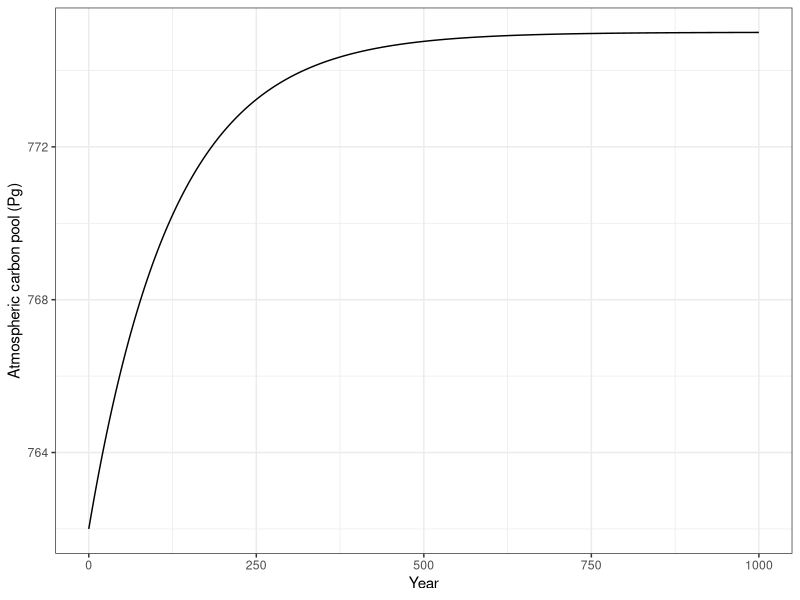
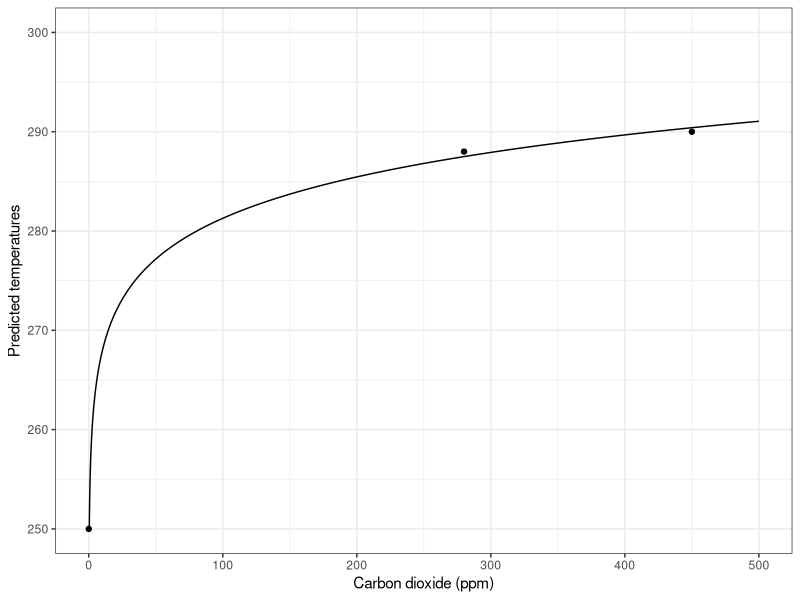
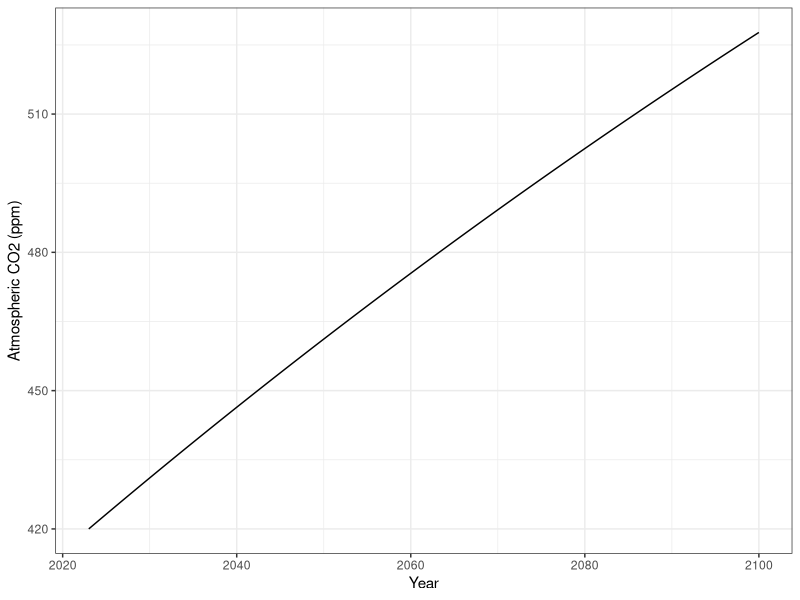
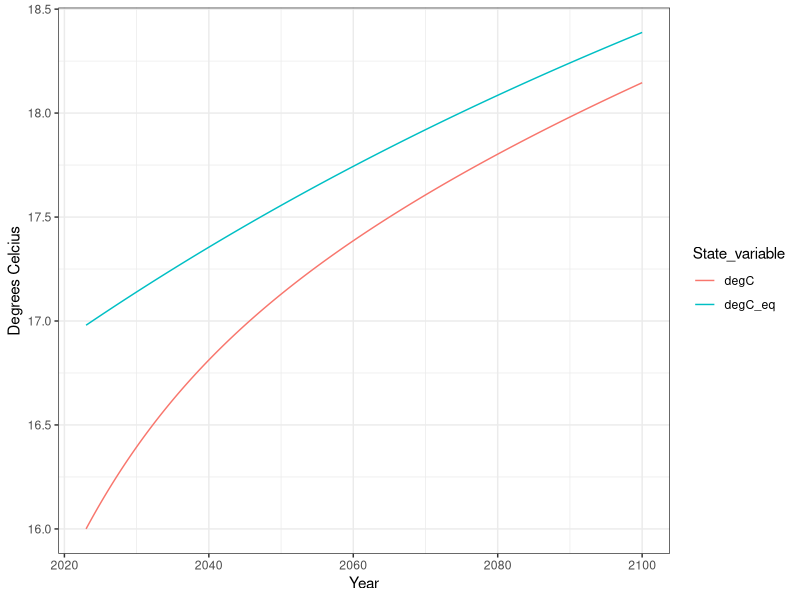
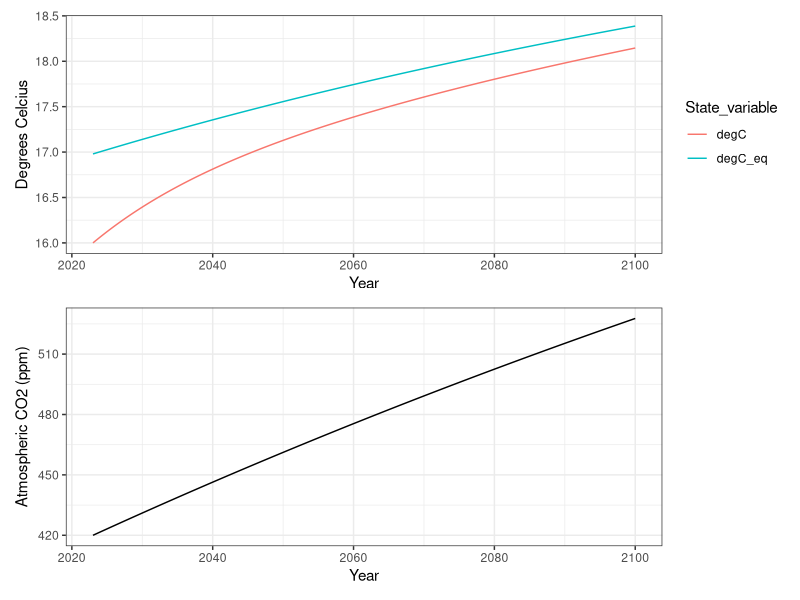
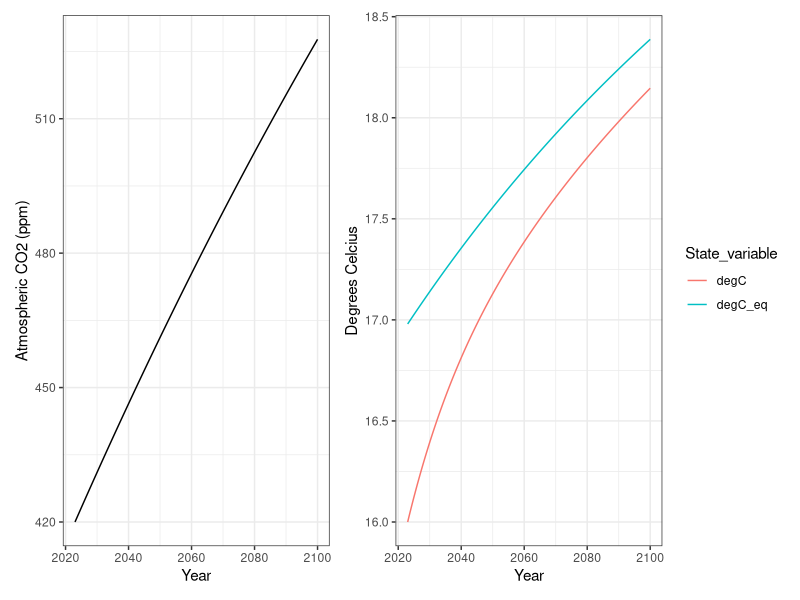
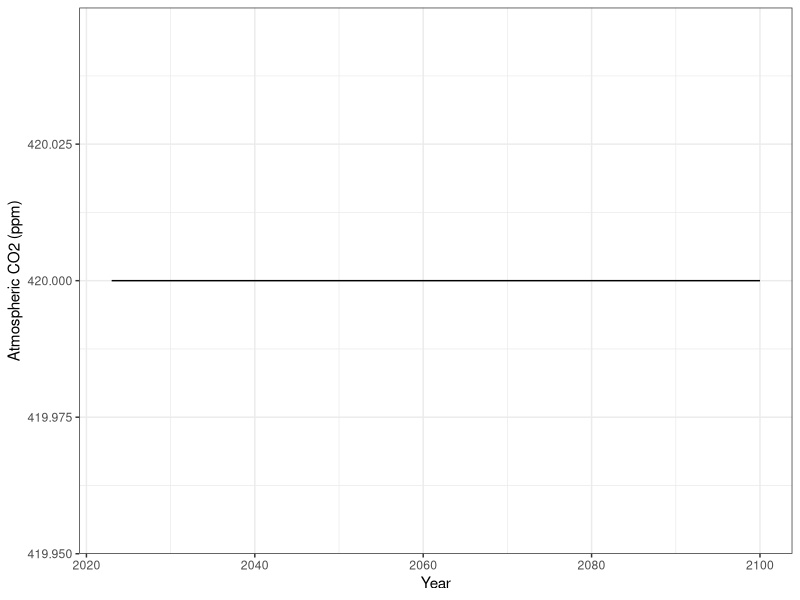
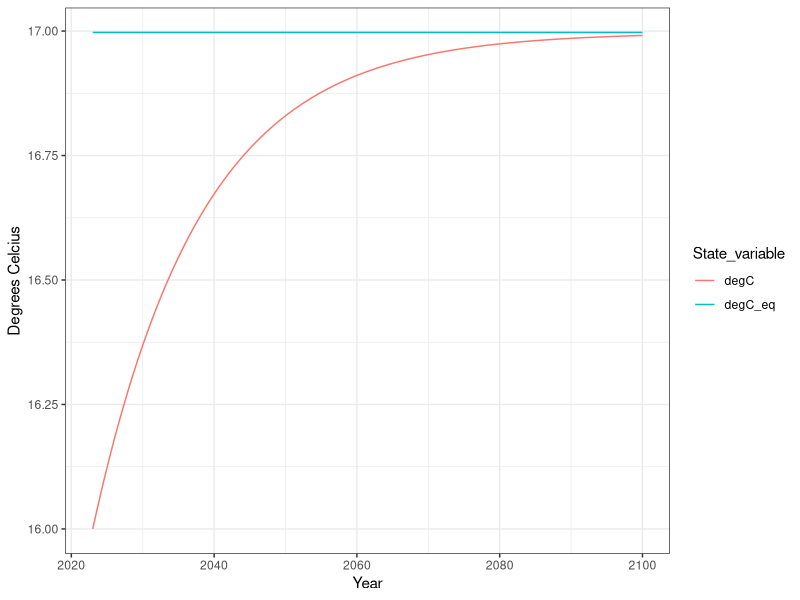

Generate these figures, in order, with R:
# An Introduction to the Carbon Cycle and Global Heating ----
# Source: 16-ecosystem-intro.qmd
# All R code chunks extracted in order of appearance.

## Goals ----

## Preparatory steps ----

## Get R ready for work ----

### code-chunk-1 ----
getwd()

### code-chunk-2 ----
#| message: false
## This script is for chapter XX in Hank's Intro to Ecology primer.

## We always use...
library(tidyverse)
## or usually just ggplot2 and dplyr packages within the tidyverse.
## In this chapter we also need
library(deSolve)
# for solving or integrating differential equations

## Background on ecosystems ----

## A simple budget provides one explanation for why we have so much carbon in the atmosphere ----

### Rate of change ----

#### code-chunk-3 ----
or <- 91 # diffusion out of the ocean, due to respiration of microbes
ro <- 1 # river outgassing (diffusion)
fi <- 4 # fire
cp <- 0.1 # cement production
ff <- 7.6 # fossil fuel combustion (1998) 
lu <- 1.5 # land use change 
tr <- 56 # terrestrial respiration
inputs <- or + ro + fi + cp + ff + lu + tr
inputs

#### code-chunk-4 ----
npp.o <- 92 # net primary production in the ocean (diffusion)
we <- 0.2 # Weathering of carbonate rock
ls <- 2.8 # land sink (burial)
npp.l <- 60 # net primary production on land

outputs <- npp.o + we + ls + npp.l
outputs

#### code-chunk-5 ----
net.flux <- inputs - outputs
net.flux # in Pg C per year

#### code-chunk-6 ----
# the pool
At <- 762

#### code-chunk-7 ----
At.plus.1 <- At + net.flux
At.plus.1

#### code-chunk-8 ----
#| echo: false
#| results: hide

net.flux

t <- c(2,25)
at.2.and.25 <- At + net.flux * t
at.2.and.25

#### code-chunk-9 ----
## write code two years and for 25 years
## 

## Simple dynamics emerge from processes like diffusion, and complicate prediction ----

### A first order flux ----

### Earth's atmosphere as a first order equation ----

#### code-chunk-10 ----
respiration <- 91 # Pg
photosynthesis <- 91 # Pg
carbonic_acid <- 1 #Pg

#### code-chunk-11 ----
## simple first order equation.
## start
atmosphere1 <- function(t,y,p){
  with( as.list(c(y, p)), {
    
    ## this is the bit to recognize
    dA.dt <- I - e*A
    
    return(list( c(dA.dt), 
                 ## convert gigatonnes C to CO2 equivalent mass 
                 CO2_global_mass = A * (12 + 2*16)/12,
                 ## convert gigatonnes C to CO2 equivalent ppm
                 CO2_ppm = A / 2.13
    ) )
  })
}
## end

#### code-chunk-12 ----
# Constant influx, and diffusion rate
p1 <- c(I=6.2, e=0.008)
# starting atmospheric carbon pool
y0 <- c(A=762);

#### code-chunk-13 ----
# from zero to 100, by steps of one year
t <- seq(from=0, to=1000, by=1)
# integrate the rate equation for all time points, 
# starting with y0 at time zero, using our function and parameters.
output <- ode(y=y0, times=t, func=atmosphere1, parms=p1)

#### code-chunk-14 ----
#| eval: true
# Finally, we plot the output.
out_df <- as.data.frame(output) 
firstorderA <- ggplot(out_df, aes(time, A)) + geom_line() + 
  labs(y="Atmospheric carbon pool (Pg)",
       x="Year") + 
  theme_bw()
firstorderA
ggsave("figs/firstOrderAtmosphere.png", width=5, height=4)

#### code-chunk-15 ----
#| echo: false
#| results: hide
asymp <- with(as.list(p1), I/e)
asymp

## Deliverables, part 1 ----

### code-chunk-16 ----
#| echo: false
#| results: hide

# net.flux
# at2and25

# firstorderA
# asymp

## 1. A* varies inversely with e (the per-concentration export rate)
## 1. Simple budget has no limit, while the first order has an asymptote
## 1. Oceans will acidify?
## 1. higher temps will excerbate dissolution


## Linking two different ecosystem processes shows lagged effects ----

### blackK ----
#| label: blackK
#| eval: false
Omega <- 1372
sigma <- 5.67e-8
albedo <- 0.3

temp_K <- ( (1-albedo) * Omega/(4*sigma) )^(1/4)
temp_K

### Adding greenhouse (heat-trapping) gases ----

#### Intuition about $T = F(A)$ ----

##### code-chunk-18 ----
#| echo: false
K <- c(255, 288, 290)^4
A <- c(0, 280, 450)
m <- nls(K ~ .7*1372/(4*5.67e-8*(A+1)^g), start=list(g=-.08))
g <- - as.numeric( coef(m) )

##### fig-g ----
#| label: fig-g
#| fig-cap: "Temperatures predicted from first principles and using Hank's greenhouse constant, $g$, which adjusts for observed and predicted temperatures, based on actual CO2 and temperature data and extremely complex and well-tested models used in IPCC reports."
#| message: false
#| warning: false

## graphing the curve of temperature vs. CO2
g <- 0.08488
Omega <- 1372
sigma <- 5.67e-8
albedo <- 0.3

# function to describe the relationship
predict.warming <- 
  function(x, g, Omega, sigma, albedo){ 
    ((1-albedo)*Omega/(4*sigma)*x^g )^(1/4)
    }

base <- ggplot() + lims(x=c(0, 500), y=c(250,300))
base + 
  geom_function(fun = predict.warming, 
                     args = list(g = g, Omega, sigma, albedo),
                n=5001) +
  annotate(geom="point", x=c(0, 280, 450), 
           y=c(250, 288, 290) ) +
  labs(
    x="Carbon dioxide (ppm)", 
      y="Predicted temperatures",
  ) + 
  theme_bw()

### Why is all this math important? ----

### Expected temperatures now, and also what the temperature would become ----

## Simulations: *in silico* experiments ----

### code-chunk-20 ----
Earth1 <- function(t,y,p){
  with( as.list(c(y, p)), {
    ## hypothesized relation of carbon inputs and outputs for 
    ## the atmosphere
    ## constant input I, diffusion loss out eA
    ## CO2 rate equation, units CO2 / year
    dA.dt <- I + (1-A/280)
    
    ## incoming radiant energy
    F.in <- Omega/4 
    ## outgoing radiant energy
    F.out <- a*Omega/4 + (sigma/A^g)*K^4
    ## heat energy rate equation
    dK.dt <- (F.in - F.out)/lag
    
    ## What the temperature WOULD be, 
    ## without a lag 
    Equilibrium_K = ( (1-a) * Omega / (4*(sigma)) * A^g )^(1/4)
    
    ### Have R return these results to us
    return(list( c(dA.dt, dK.dt) , 
                 K_eq = Equilibrium_K
    ) )
  })
}


### code-chunk-21 ----
t <- seq(0, 77, 1/52)

### code-chunk-22 ----
y0 <- c(A=420, # CO2 equivalents in ppm in 2023
        K=289 # degrees Kelvin in 2023
        )

### code-chunk-23 ----
#| message: false
library(tidyverse) # data wrangling and graphics
library(deSolve) # for numerical integration of ODE models

### Experiment 1: Business as usual ----

#### code-chunk-24 ----
parameters1 <- c(Omega = 1372, # incoming solar radiative forcing
       a=0.3, # albedo
       sigma = 5.67e-8, # Stefan-Boltzmann constant for radiative loss
       g = 0.08488, # greenhouse constant
       I = 2.1, # increase in CO2 ppm per year
       lag = 50 # lag time to partial temp equilibration
)

#### code-chunk-25 ----
output1 <- ode(y=y0, 
               times=t, 
               func=Earth1, 
               parms=parameters1)
head(output1)

#### code-chunk-26 ----
tail(output1)

#### code-chunk-27 ----
p1.1 <- output1 %>% as.data.frame() %>%
  mutate(
    Year = time + 2023
  ) %>%
  ggplot(aes(x=Year, y=A)) + 
  geom_line() + labs(y="Atmospheric CO2 (ppm)") +
  theme_bw()
p1.1
ggsave("figs/Exp1_CO2.png", plot=p1.1)

#### code-chunk-28 ----
out.long1 <- output1 %>% as.data.frame() %>%
  select(time, K, K_eq) %>%
  transmute(
    Year = time + 2023,
    degC = K -273,
    degC_eq = K_eq -273
  ) %>%
  pivot_longer(cols=-Year, names_to = "State_variable", 
               values_to="Value")

p2.1 <- ggplot(out.long1, aes(x=Year, y=Value, color=State_variable)) + 
  geom_line() + 
  labs(y="Degrees Celcius")  +
  theme_bw()
p2.1
ggsave("figs/Exp1_temps.png", plot=p2.1)

#### code-chunk-29 ----
# eval: false
# uncomment and run
# install.package("patchwork", dep=TRUE)

# after installation, load it:
library(patchwork)

# use it.
# try
p2.1 / p1.1
# or 
p1.1 + p2.1
ggsave("figs/Exp1_CO2andK.png", height=4, width=8)

### Experiment 2: Keep CO2 at 2023 levels (420 ppm) ----

#### code-chunk-30 ----
parameters2 <- c(Omega = 1372, # incoming solar radiative forcing
       a=0.3, # albedo
       sigma = 5.67e-8, # Stefan-Boltzmann constant for radiative loss
       g = 0.08492, # greenhouse constant
       I = 0.5, # increase in CO2 ppm per year
       lag = 50 # lag time to partial temp equilibration
)

#### code-chunk-31 ----
output2 <- ode(y=y0, times=t, func=Earth1, parms=parameters2)
tail(output2)

#### code-chunk-32 ----
#| eval: false
p1.2 <- output2 %>% as.data.frame() %>%
  mutate(
    Year = time + 2023
  ) %>%
  ggplot(aes(x=Year, y=A)) + 
  geom_line() + labs(y="Atmospheric CO2 (ppm)") +
  theme_bw()
p1.2
ggsave("figs/Exp2_CO2.png", plot=p1.2)

#### code-chunk-33 ----
#| eval: false
out.long2 <- output2 %>% as.data.frame() %>%
  select(time, K, K_eq) %>%
  transmute(
    Year = time + 2023,
    degC = K -273,
    degC_eq = K_eq -273
  ) %>%
  pivot_longer(cols=-Year, names_to = "State_variable", 
               values_to="Value")

p2.2 <- ggplot(out.long2, aes(x=Year, y=Value, color=State_variable)) + 
  geom_line() + 
  labs(y="Degrees Celcius")  +
  theme_bw()
p2.2
ggsave("figs/Exp2_temps.png")

### Experiment 3: Reduce CO2 to 1980 levels (338 ppm) ----

#### code-chunk-34 ----
parameters3 <- c(Omega = 1372, # incoming solar radiative forcing
       a=0.3, # albedo
       sigma = 5.67e-8, # Stefan-Boltzmann constant for radiative loss
       g = 0.08492, # greenhouse constant
       I = 0.357, # increase in CO2 ppm per year
       lag = 50 # lag time to partial temp equilibration
)

#### code-chunk-35 ----
output3 <- ode(y=y0, times=t, func=Earth1, parms=parameters3)
tail(output3)

#### code-chunk-36 ----
#| eval: false
p1.3 <- output3 %>% as.data.frame() %>%
  mutate(
    Year = time + 2023
  ) %>%
  ggplot(aes(x=Year, y=A)) + 
  geom_line() + labs(y="Atmospheric CO2 (ppm)") +
  theme_bw()
p1.3
ggsave("figs/Exp3_CO2.png", plot=p1.3)

#### code-chunk-37 ----
#| eval: false
out.long3 <- output3 %>% as.data.frame() %>%
  select(time, K, K_eq) %>%
  transmute(
    Year = time + 2023,
    degC = K -273,
    degC_eq = K_eq -273
  ) %>%
  pivot_longer(cols=-Year, names_to = "State_variable", 
               values_to="Value")

p2.3 <- ggplot(out.long3, aes(x=Year, y=Value, color=State_variable)) + 
  geom_line() + 
  labs(y="Degrees Celcius")  +
  theme_bw()
p2.3
ggsave("figs/Exp3_temps.png", plot=p2.3)

## Deliverables, part 2 ----

### code-chunk-38 ----
#| echo: false
#| eval: false
pc <- (p1.1 + p2.1)/
(p1.2 + p2.2)/
(p1.3 + p2.3)
ggsave("figs/carbon2.png", plot=pc)
exp1h <- c(output1[1,], diff=output1[1,4]-output1[1,3])
exp1t <- c(output1[nrow(output1),], diff=output1[nrow(output1),4]-output1[nrow(output1),3])

exp2h <- c(output2[1,], diff=output2[1,4]-output2[1,3])
exp2t <- c(output2[nrow(output2),], diff=output2[nrow(output2),4]-output2[nrow(output2),3])

exp3h <- c(output3[1,], diff=output3[1,4]-output3[1,3])
exp3t <- c(output3[nrow(output3),], diff=output3[nrow(output3),4]-output3[nrow(output1),3])

a <- rbind.data.frame(exp1h, exp1t, exp2h, exp2t, exp3h, exp3t)
names(a) <- c("year", "A", "K", "K_eq", "K_eq-K")
write_csv(a, file="carbon2.csv")
